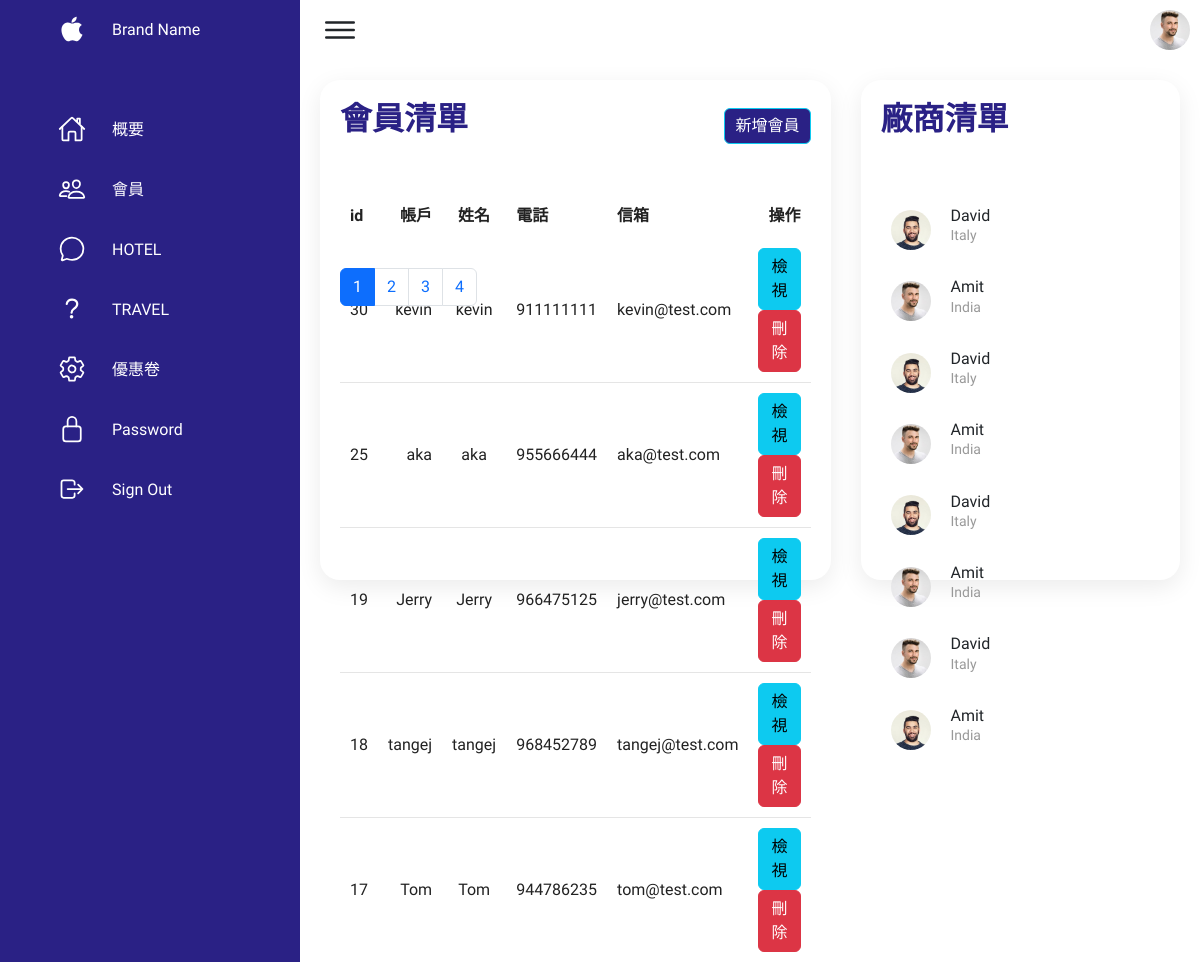
Before: /travel-user/admin.php with the older database file.
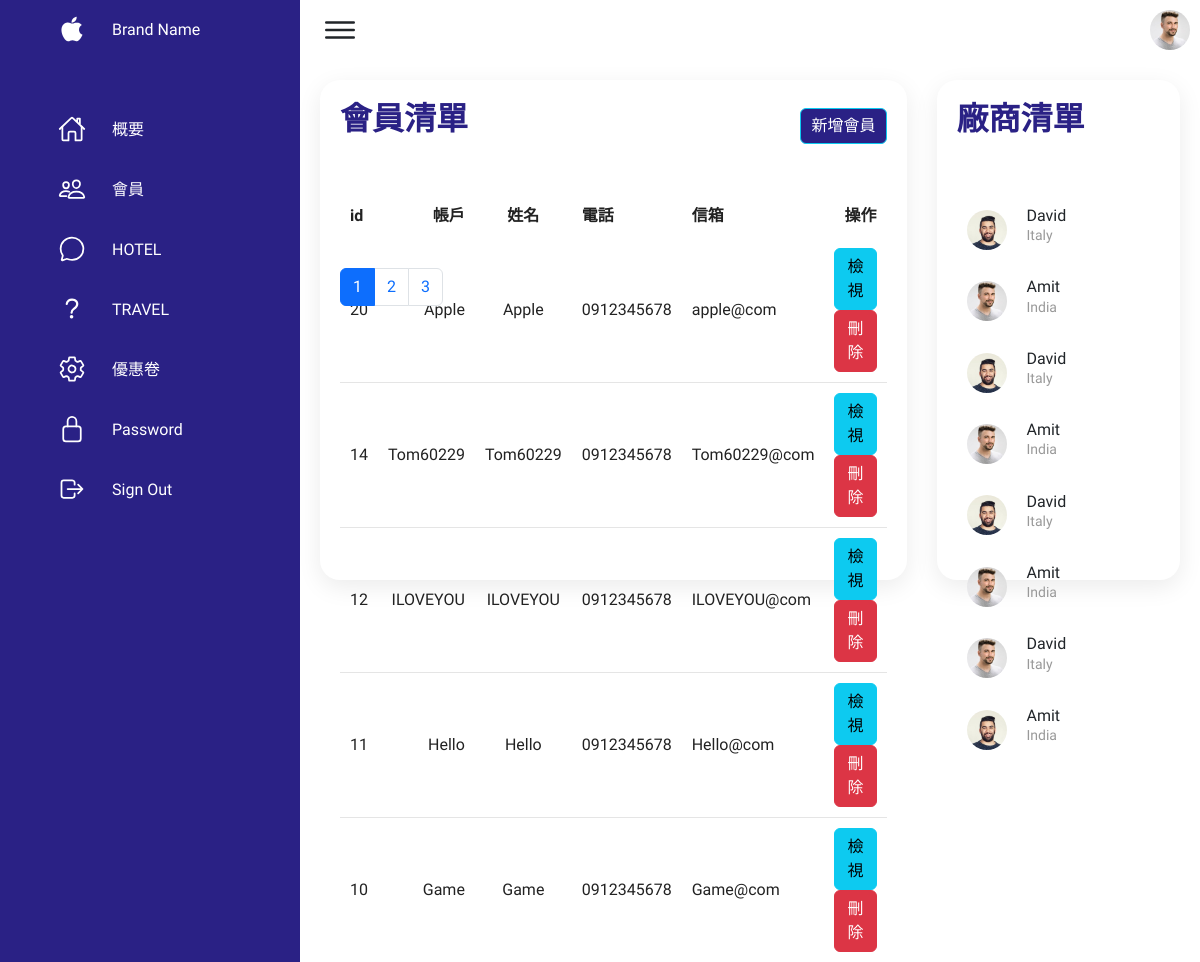
After: the same page with the newer database file.
### tables this page shows
CREATE TABLE `users` (
  `id` int(20) UNSIGNED NOT NULL,
  `account` varchar(255) NOT NULL COMMENT '帳戶',
  `password` varchar(255) NOT NULL COMMENT '密碼',
  `name` varchar(255) NOT NULL COMMENT '姓名',
  `phone` varchar(255) NOT NULL COMMENT '電話',
  `email` varchar(255) NOT NULL COMMENT '信箱',
  `identification` varchar(255) NOT NULL COMMENT '身分證',
  `birthday` date NOT NULL COMMENT '生日',
  `gender` int(20) NOT NULL COMMENT '性別',
  `created_at` datetime NOT NULL COMMENT '創建時間',
  `points` int(20) NOT NULL COMMENT '點數',
  `level` int(20) NOT NULL COMMENT '等級',
  `coupon` int(20) NOT NULL COMMENT '優惠券',
  `valid` int(20) NOT NULL COMMENT '軟刪除'
);

### travel-user/admin.php (the view, shortened to what the changed rows need)
<?php
require_once("./db-connect.php");
if (isset($_GET["search"])) {
    $search = $_GET["search"];
    $sql = "SELECT * FROM users WHERE account LIKE '%$search%' AND valid=1 ORDER BY created_at DESC";
    $result = $conn->query($sql);
    $userCount = $result->num_rows;
} else {
    if (isset($_GET["page"])) {
        $page = $_GET["page"];
    } else {
        $page = 1;
    }
    $sqlAll = "SELECT * FROM users WHERE valid=1 ";
    $resultAll = $conn->query($sqlAll);
    $userCount = $resultAll->num_rows;
    $per_page = 5;
    $page_start = ($page - 1) * $per_page;
    $sql = "SELECT * FROM users WHERE valid=1 ORDER BY created_at DESC LIMIT $page_start, $per_page";
    $result = $conn->query($sql);
    $totalPage = ceil($userCount / $per_page);
}
$rows = $result->fetch_all(MYSQLI_ASSOC);
?>
<!DOCTYPE html>
<html lang="en">
<head>
    <link href="https://cdn.jsdelivr.net/npm/bootstrap@5.2.1/dist/css/bootstrap.min.css" rel="stylesheet">
    <link rel="stylesheet" href="assets/css/style.css">
</head>
<body>
    <div class="crud-container">
        <div class="main">
            <div class="details">
                <div class="recentOrders">
                    <div class="cardHeader">
                        <h2>會員清單</h2>
                    </div>
                    <table>
                        <thead>
                            <tr>
                                <td>id</td>
                                <td>帳戶</td>
                                <td>姓名</td>
                                <td>電話</td>
                                <td>信箱</td>
                                <td>操作</td>
                            </tr>
                        </thead>
                        <?php if ($userCount > 0) : ?>
                            <tbody>
                                <?php foreach ($rows as $row) : ?>
                                    <tr>
                                        <td><?= $row["id"] ?></td>
                                        <td><?= $row["account"] ?></td>
                                        <td><?= $row["name"] ?></td>
                                        <td><?= $row["phone"] ?></td>
                                        <td><?= $row["email"] ?></td>
                                        <td>
                                            <a class="btn btn-info" href="admin-user.php?id=<?= $row["id"] ?>">檢視</a>
                                            <a class="btn btn-danger" href="admin-delete-user.php?id=<?= $row["id"] ?>">刪除</a>
                                        </td>
                                    </tr>
                                <?php endforeach; ?>
                            </tbody>
                        <?php endif; ?>
                    </table>
                    <?php if (!isset($_GET["search"])) : ?>
                        <nav aria-label="Page navigation example">
                            <ul class="pagination">
                                <?php for ($i = 1; $i <= $totalPage; $i++) : ?>
                                    <li class="page-item <?php if ($i == $page) echo "active"; ?>"><a class="page-link" href="admin.php?page=<?= $i ?>"><?= $i ?></a></li>
                                <?php endfor; ?>
                            </ul>
                        </nav>
                    <?php endif; ?>
                </div>
                <div class="recentCustomers">
                    <div class="cardHeader">
                        <h2>廠商清單</h2>
                    </div>
                </div>
            </div>
        </div>
    </div>
</body>
</html>

Changed rows visible on the page:
removed users: id "30", account "kevin", name "kevin", phone "911111111", email "kevin@test.com"
removed users: id "25", account "aka", name "aka", phone "955666444", email "aka@test.com"
removed users: id "19", account "Jerry", name "Jerry", phone "966475125", email "jerry@test.com"
removed users: id "18", account "tangej", name "tangej", phone "968452789", email "tangej@test.com"
removed users: id "17", account "Tom", name "Tom", phone "944786235", email "tom@test.com"
added users: id "20", account "Apple", name "Apple", phone "0912345678", email "apple@com"
now on this page (row edited): users: id "14", account "Tom60229", name "Tom60229", phone "0912345678", email "Tom60229@com"
now on this page (row edited): users: id "12", account "ILOVEYOU", name "ILOVEYOU", phone "0912345678", email "ILOVEYOU@com"
now on this page (row edited): users: id "11", account "Hello", name "Hello", phone "0912345678", email "Hello@com"
now on this page (row edited): users: id "10", account "Game", name "Game", phone "0912345678", email "Game@com"
Other visible differences:
list line gone: "4"
